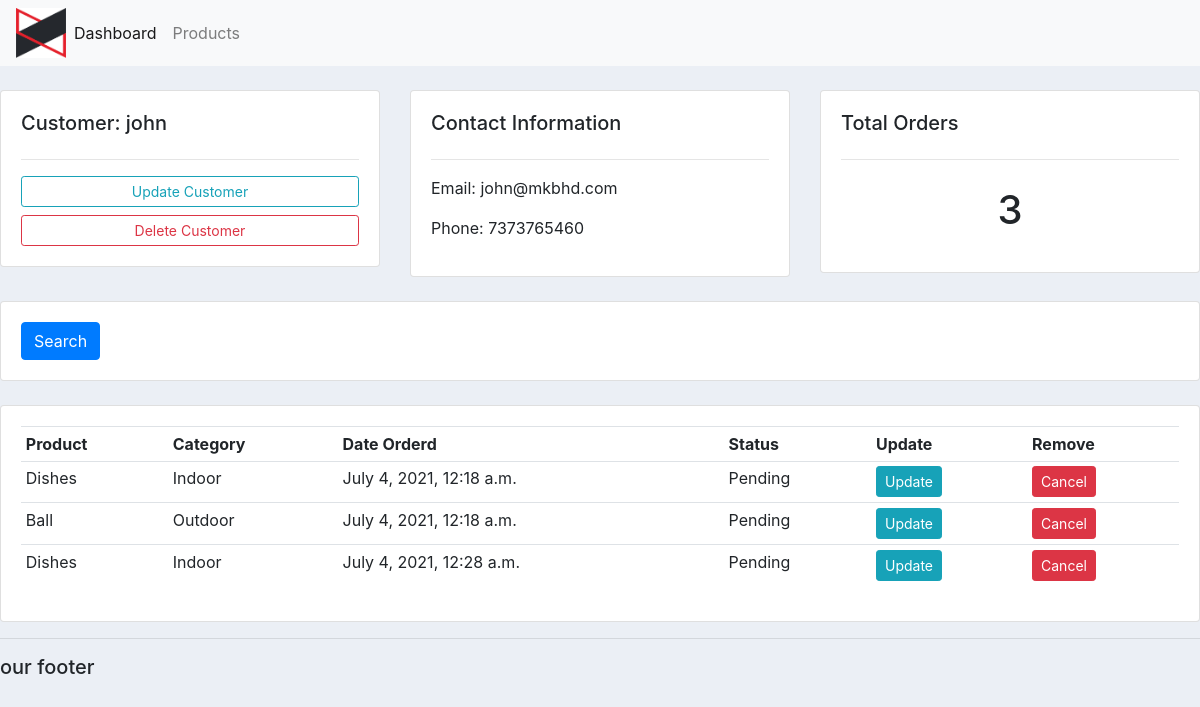
The page /customer/2 on the database its author committed.
### accounts/models.py (models this page shows, shortened)
class Customer(models.Model):
    name = models.CharField(max_length=200,null=True)
    phone = models.CharField(max_length=200,null=True)
    email = models.CharField(max_length=200,null=True)
    date_created = models.DateTimeField(auto_now_add=True,null=True)

class Order(models.Model):
    STATUS = (
        ('Pending','Pending'),
        ('Out for Delivery','Out for Delivery'),
        ('Delivered','Delivered'),
    )
    customer = models.ForeignKey(Customer,null=True,on_delete = models.SET_NULL)
    product = models.ForeignKey(Product,null = True,on_delete=models.SET_NULL)
    date_created = models.DateTimeField(auto_now_add=True, null=True)
    status = models.CharField(max_length=200,null=True,choices=STATUS)

class Product(models.Model):
    CATEGORY = (
        ('Indoor','Indoor'),
        ('Outdoor','Outdoor')
    )
    name = models.CharField(max_length=200,null=True)
    price = models.FloatField(null=True)
    category = models.CharField(max_length=200,null=True,choices=CATEGORY)
    description = models.CharField(max_length=200,null=True,blank=True)
    date_created = models.DateTimeField(auto_now_add=True,null=True)
    tag = models.ManyToManyField(Tag)
    def __str__(self):
        return self.name

### accounts/views.py (the view)
# urls.py: path('customer/<str:pk>', views.customer,name = 'customer'),
def customer(request,pk):
    customer = Customer.objects.get(id=pk)
    orders = customer.order_set.all()
    orders_count = orders.count()
    context = {
        'customer':customer,
        'orders':orders,
        'orders_count':orders_count,
    }
    return render(request,'accounts/customer.html',context)

### accounts/templates/accounts/customer.html
{% extends 'accounts/main.html' %}
{% block content %}
<br>
<div class="row">
	<div class="col-md">
		<div class="card card-body">
			<h5>Customer: {{customer.name}}</h5>
			<hr>
			<a class="btn btn-outline-info  btn-sm btn-block" href="">Update Customer</a>
			<a class="btn btn-outline-danger  btn-sm btn-block" href="">Delete Customer</a>
		</div>
	</div>
	<div class="col-md">
		<div class="card card-body">
			<h5>Contact Information</h5>
			<hr>
			<p>Email:  {{customer.email}}</p>
			<p>Phone:  {{customer.phone}}</p>
		</div>
	</div>
	<div class="col-md">
		<div class="card card-body">
			<h5>Total Orders</h5>
			<hr>
			<h1 style="text-align: center;padding: 10px">{{orders_count}}</h1>
		</div>
	</div>
</div>
<br>
<div class="row">
	<div class="col">
		<div class="card card-body">
			<form method="get">
		    <button class="btn btn-primary" type="submit">Search</button>
		  </form>
		</div>
	</div>
</div>
<br>
<div class="row">
	<div class="col-md">
		<div class="card card-body">
			<table class="table table-sm">
				<tr>
					<th>Product</th>
					<th>Category</th>
					<th>Date Orderd</th>
					<th>Status</th>
					<th>Update</th>
					<th>Remove</th>
				</tr>
				{% for order in orders %}
					<tr>
						<td>{{order.product}}</td>
						<td>{{order.product.category}}</td>
						<td>{{order.date_created}}</td>
						<td>{{order.status}}</td>
						<td><a class="btn btn-sm btn-info" href="">Update</a></td>
						<td><a class="btn btn-sm btn-danger" href="">Cancel</a></td>
					</tr>
				{% endfor %}
			</table>
		</div>
	</div>
</div>
{% endblock content %}

### static/css/main.css (style rules this page uses)
body { background-color: #ebeff5; }

### rows shown on the page
Customer: name "john", email "john@mkbhd.com", phone "7373765460"
Order: product "Dishes", product.category "Indoor", date_created "July 4, 2021, 12:18 a.m.", status "Pending"
Order: product "Ball", product.category "Outdoor", date_created "July 4, 2021, 12:18 a.m.", status "Pending"
Order: product "Dishes", product.category "Indoor", date_created "July 4, 2021, 12:28 a.m.", status "Pending"

### other values the page prints
{{ orders_count }} "3"
